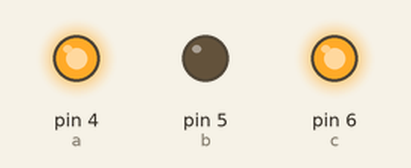
This sketch was run on a simulated Arduino Uno, built with avr-gcc and run on an emulated ATmega328P. Parts: output pins drawn as LEDs (lit = HIGH).

Above: at 0.7 s.
At 2.2 s:
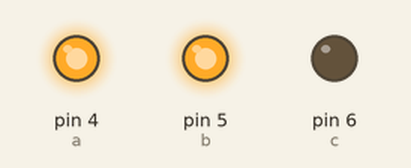
Timing chart, 0 to 3.5 s (numbered marks = the images above):
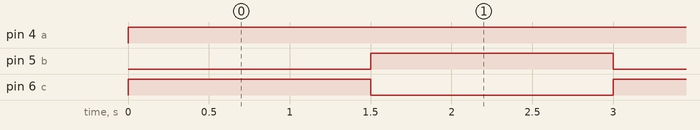

The sketch:

Blink2Leds.ino
```cpp
int a = 4;
int b = 5;
int c = 6;

void setup() {
  // put your setup code here, to run once:
    pinMode(a,OUTPUT);
    pinMode(b,OUTPUT);
    pinMode(c,OUTPUT);
}

void loop() {
  // put your main code here, to run repeatedly:
    digitalWrite(a, HIGH);
    digitalWrite(b, LOW);
    digitalWrite(c, HIGH);
    delay(1500);
    digitalWrite(a, HIGH);
    digitalWrite(b, HIGH);
    digitalWrite(c, LOW);
    delay(1500);
    digitalWrite(a, LOW);
    digitalWrite(b, HIGH);
    digitalWrite(c, HIGH);
}
```

Measured:
- by itself, pin 4 (a): LOW → HIGH at 0.00 s
- by itself, pin 5 (b), pin 6 (c): alternates HIGH for 1.5 s and LOW for 1.5 s
- by itself, everything shown: repeats every 3.0 s, in 3 steps
